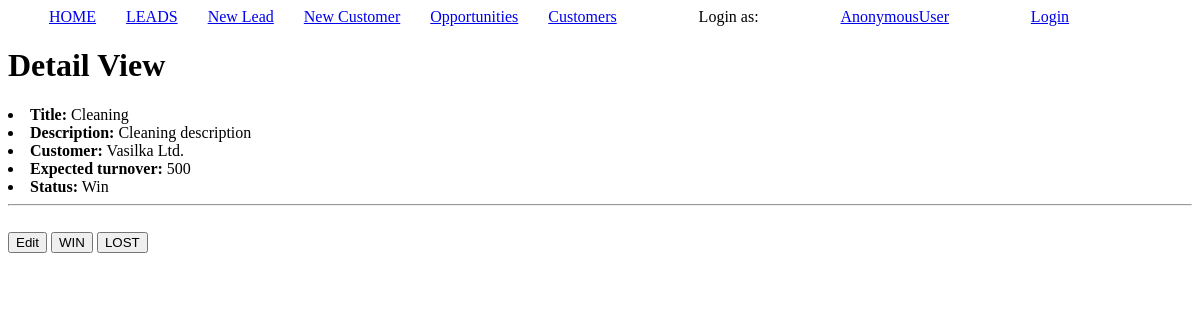
The app's page /leads/opportunity/7/, older data.
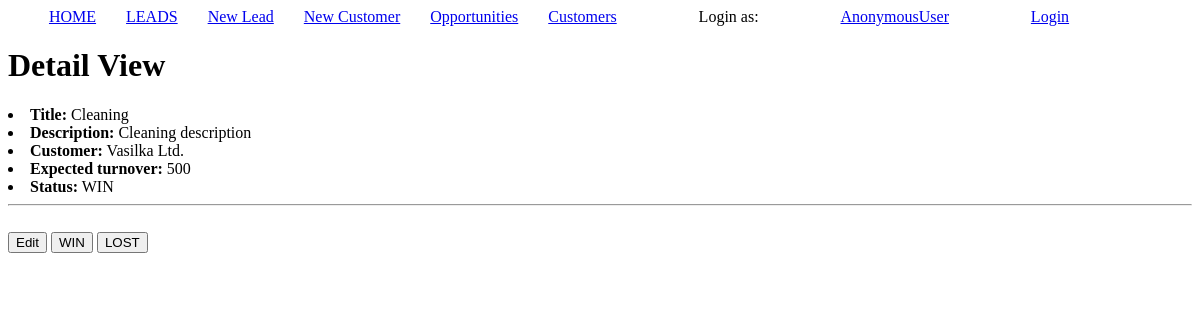
The same page, newer data.
### leads/models.py (models this page shows, shortened)
class Opportunity(models.Model):
    title = models.CharField(max_length=33)
    description = models.TextField(max_length=400)
    customer = models.ForeignKey(Customer, on_delete=models.CASCADE)
    expected_turnover = models.IntegerField(default=0)
    converted_by = models.ForeignKey(Agent, on_delete=models.SET_NULL, null=True)
    status = models.CharField(max_length=10, choices=OPPORTUNITY_STATUS_CHOICES, default='Open')

### leads/views.py (the view)
# urls.py: path('opportunity/<int:pk>/', opportunity_detail, name='opportunity-detail'),
def opportunity_detail(request, pk):
    opportunity = Opportunity.objects.get(id=pk)
    opportunity_fields = OpportunityForm(data=model_to_dict(Opportunity.objects.get(id=pk)))
    customer = opportunity.customer.name
    context = {
        "object": opportunity,
        "object_fields": opportunity_fields,
        'customer': customer,
    }
    return render(request, "opportunity_detail.html", context)

### leads/templates/opportunity_detail.html (shortened to what this page needs)
{% include 'base.html' %}
{% block content %}
    <h1>Detail View</h1>
    {% for field in object_fields %}
        {% if field.label == 'Customer' %}
            <li><b>{{ field.label }}:</b> {{ customer }}</li>
        {% else %}
            <li><b>{{ field.label }}:</b> {{ field.data }}</li>
        {% endif %}
    {% endfor %}
    <hr>
    <div>
        <a href="{% url 'opportunity-edit' object.id %}"><button>Edit</button></a>
        <a href="{% url 'opportunity-win' object.id %}"><button>WIN</button></a>
        <a href="{% url 'opportunity-lost' object.id %}"><button>LOST</button></a>
    </div>
{% endblock content %}

Row changes from the older to the newer data that the page shows:
changed Opportunity "Cleaning": data "Win" → "WIN"
